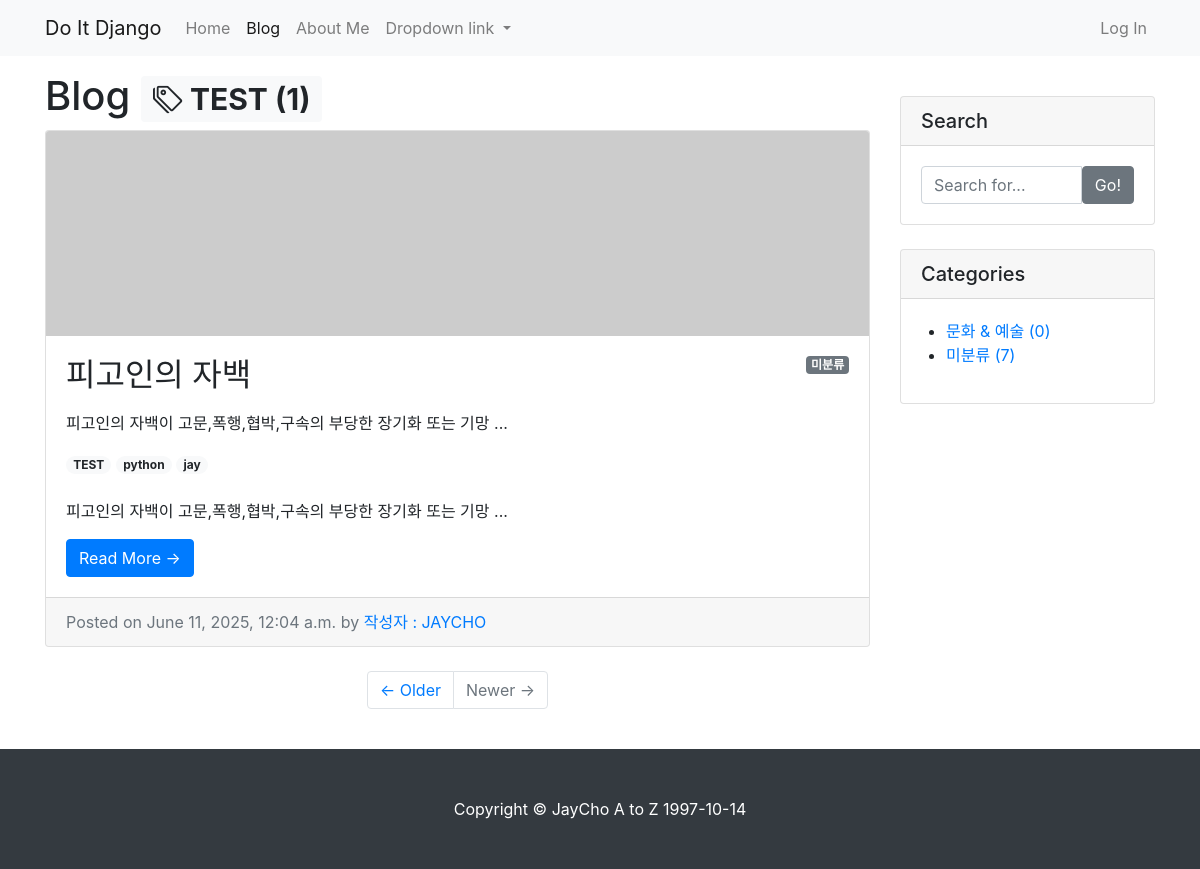
The app's page /blog/tag/test/ with its own data.
### blog/models.py (models this page shows, shortened)
class Tag(models.Model):
    name = models.CharField(max_length=50)
    slug = models.SlugField(max_length=50, unique=True, allow_unicode=True)
    def __str__(self):
        return self.name
    def get_absolute_url(self):
        return f"/blog/tag/{self.slug}/"

class Post(models.Model):
    title = models.CharField(max_length=30)
    hook = models.CharField(max_length=100, blank=True)
    content = MarkdownxField()
    head_image = models.ImageField(upload_to='blog/images/%Y/%m/%d/',blank=True)
    file_upload = models.FileField(upload_to='blog/files/%Y/%m/%d/',blank=True)
    create_at = models.DateTimeField(auto_now_add=True)
    update_at = models.DateTimeField(auto_now=True)
    author = models.ForeignKey(User,on_delete=models.SET_NULL, null=True)
    category = models.ForeignKey('Category',on_delete=models.SET_NULL, null=True, blank=True)
    tags = models.ManyToManyField('Tag',blank=True)
    def get_absolute_url(self):
        return f"/blog/{self.pk}/"
    def get_content_markdown(self):
        return markdown(self.content)

class Category(models.Model):
    name = models.CharField(max_length=50, unique=True)
    slug = models.SlugField(max_length=50, unique=True, allow_unicode=True)
    def __str__(self):
        return self.name
    def get_absolute_url(self):
        return f"/blog/category/{self.slug}/"
    class Meta:
        verbose_name_plural = 'Categories'

### blog/views.py (the view)
# urls.py: path('tag/<str:slug>/', views.tag_page,name='tag_page'),
def tag_page(request, slug):
    tag = Tag.objects.get(slug=slug)
    post_list = tag.post_set.all()
    return render(
        request,
        'blog/post_list.html',
        {
            'post_list': post_list,
            'tag' : tag,
            'categories': Category.objects.all(),
            'no_category_post_count': Post.objects.filter(category=None).count(),
        }
    )

### blog/templates/blog/post_list.html (shortened to what this page needs)
{% extends 'blog/base.html' %}
{% block main %}
    <h1>
        Blog
        {% if tag %}
            <span class="badge badge-light"><i class="bi bi-tags"></i>
                {{ tag }} ({{ tag.post_set.count }})</span>
        {% endif %}
    </h1>
    {% if post_list.exists %}
        {% for p in post_list %}
            <div class="card mb-4" id="post-{{ p.pk }}">
                {% if p.head_image %}
                    <img class="card-img-top" src="{{ p.head_image.url }}" alt="{{ p }} head image">
                {% else %}
                    <img class="card-img-top" src="https://picsum.photos/seed/{{ p.id }}/800/200" alt="random_image">
                {% endif %}
                <div class="card-body">
                    {% if p.category %}
                        <span class="badge badge-secondary float-right">{{ p.category }}</span>
                    {% else %}
                        <span class="badge badge-secondary float-right">미분류</span>
                    {% endif %}
                    <h2 class="card-title">{{ p.title }}</h2>
                    <p class="card-text">{{ p.get_content_markdown | truncatewords_html:45 | safe }}</p>
                    {% if p.tags.exists %}
                        {% for tag in p.tags.iterator %}
                            <a href="{{ tag.get_absolute_url }}">
                                <span class="badge badge-pill badge-light">{{ tag.name }}</span>
                            </a>
                        {% endfor %}
                        <br><br>
                    {% endif %}
                    <p class="card-text">{{ p.content | truncatewords:45 }}</p>
                    <a href="{{ p.get_absolute_url }}" class="btn btn-primary">Read More &rarr;</a>
                </div>
                <div class="card-footer text-muted">
                    Posted on {{ p.create_at }} by
                    <a href="#">작성자 : {{ p.author.username|upper }}</a>
                </div>
            </div>
        {% endfor %}
    {% else %}
        <h3>아직 게시물이 없습니다!</h3>
    {% endif %}
    <ul class="pagination justify-content-center mb-4">
        <li class="page-item">
            <a class="page-link" href="#">&larr; Older</a>
        </li>
        <li class="page-item disabled">
            <a class="page-link" href="#">Newer &rarr;</a>
        </li>
    </ul>
{% endblock %}

### blog/templates/blog/base.html (shortened to what this page needs)
<!DOCTYPE html>
{% load static %}
<html lang="ko">
<head>
    <link rel="stylesheet" href="{% static 'blog/bootstrap/bootstrap.min.css' %}" media="screen">
    <link rel="stylesheet" href="https://cdn.jsdelivr.net/npm/bootstrap-icons@1.11.1/font/bootstrap-icons.css">
</head>
<body>
{% include 'blog/navbar.html' %}
<div class="container my-3">
    <div class="row">
        <div class="col-md-8 col-lg-9" id="main-area">
            {% block main %}
            {% endblock %}
        </div>
        <div class="col-md-4 col-lg-3">
            <div class="card my-4">
                <h5 class="card-header">Search</h5>
                <div class="card-body">
                    <div class="input-group">
                        <input type="text" class="form-control" placeholder="Search for...">
                        <span class="input-group-btn">
                                <button class="btn btn-secondary" type="button">Go!</button>
                            </span>
                    </div>
                </div>
            </div>
            <div class="card my-4" id="categories-card">
                <h5 class="card-header">Categories</h5>
                <div class="card-body">
                    <div class="row">
                        <ul>
                            {% for category in categories %}
                                <li>
                                    <a href="{{ category.get_absolute_url }}">{{ category }} ({{ category.post_set.count }})</a>
                                </li>
                            {% endfor %}
                            <li>
                                <a href="/blog/category/no_category/">미분류 ({{ no_category_post_count }})</a>
                            </li>
                        </ul>
                    </div>
                </div>
            </div>
        </div>
    </div>
</div>
{% include 'blog/footer.html' %}
</body>
</html>

### records on screen
Tag: name "TEST", post_set.count "1"
Post: shows "미분류", title "피고인의 자백", get_content_markdown "피고인의 자백이 고문,폭행,협박,구속의 부당한 장기화 또는 기망 ...", content "피고인의 자백이 고문,폭행,협박,구속의 부당한 장기화 또는 기망 ...", create_at "June 11, 2025, 12:04 a.m.", author.username "JAYCHO"
Tag: name "python"
Tag: name "jay"
Category: name "문화 & 예술", post_set.count "0"

### other values on screen
{{ no_category_post_count }} "7"
